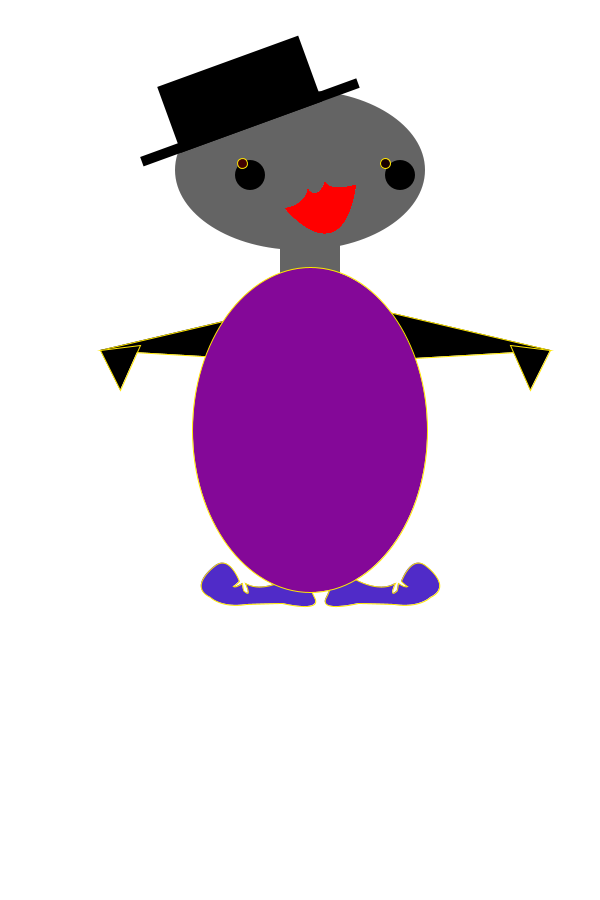
Frame 1 (no input)
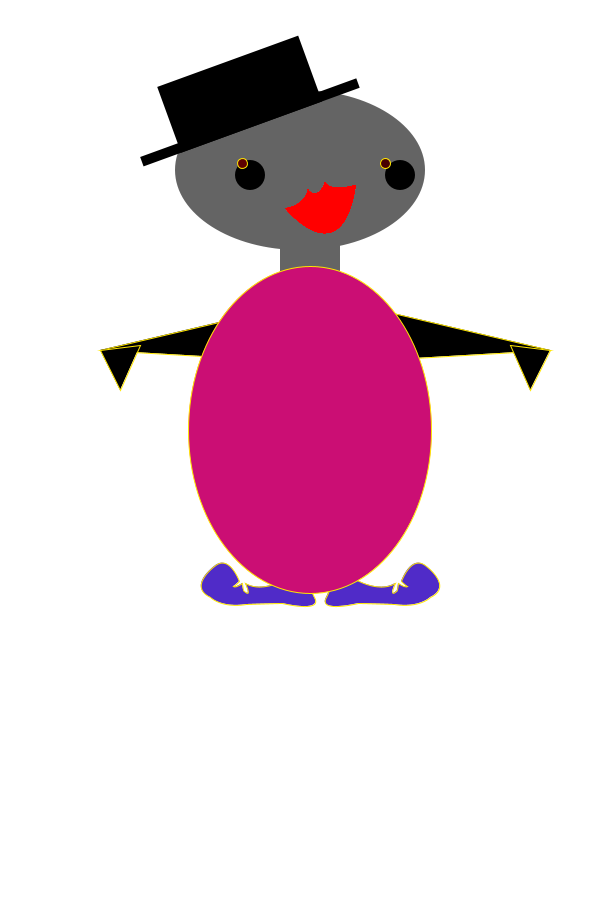
Frame 60 (the mouse pressed at the canvas centre just before this capture)
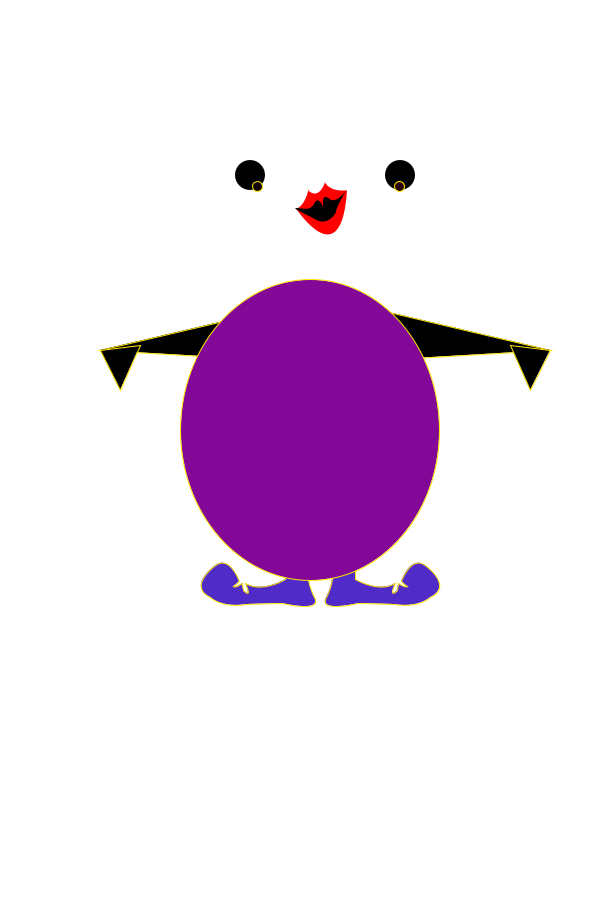
Frame 120 (the mouse held since frame 60 and released just before this capture)

The Processing sketch that drew these frames (run headless with seeded random() and noise(); from frame 60 on, the mouse is pressed at the canvas centre):

// Processing sketch: processing_10214
// ── processing_10214.pde



color [] bunt; 

void setup ()
{
  size ( 600, 900);
  background(255);
  smooth();
  frameRate (50);
  bunt = new color []{
  color (255, 0, 0), 
  color(#CB0E74),
  color (#840898) 
  
}; 

}

////////////////////////////////////////////////////////////

void draw ()
{ background(255);  
 translate (width/2,height/2);


  
pushMatrix ();
   kopf(width/2,120);
popMatrix();  

pushMatrix (); 
   auge(width/4, height/4, 30, 30);
   auge(width/2, height/4, 30, 30);
popMatrix ();



pushMatrix ();
   arm (250,-100); 
popMatrix ();    

fuesse(-80,50);


  
    pushMatrix ();
  fill(bla(bunt)); 
  psychoBauch( 10, -20, 250+(random(-30,30)), 300+(random(-10, 30)));  
  popMatrix ();
}


////////////////////////////////////////////////////////////////////////



void kopf(float x, float y)
  {
    
    //KOPF
    shapeMode(CENTER);
    noStroke();
    fill(100);
    ellipse(x-300,y-400,250,160);
    rect(-20,-210,60,50);
    

    //HUT
    fill(0);
    rotate(radians(-20));
    rect(x-350, y-450, 230,10);  // SCGHIRM
    rect(x-310, y-510, 150,70);  // DECKEL

    mund(40,-250);
    

    
  }

///////////////////////////////////////////////////////////////////

void auge (int x1, int y1, int x2, int y2)

{
  noStroke();
  fill(0);
  ellipse( x1-200, y1-500, x2, y2);
  fill(random (100), 0, 0 );
  stroke(255, 230, 0);
  
  // version 1
  //ellipse(pos1 + map(mouseX,0,width, -rad1/3, rad1/3), pos2 + map(mouseY,0,height, -rad2/3, rad2/3), rad1/3, rad2/3);

  // version 2
  float a = atan2( mouseY-y1, mouseX-x1 );
  float d = dist( mouseX, mouseY, x1, y1 );
  pushMatrix();
    translate( x1-200, y1-500);
    rotate(a);
    translate( d / 20, 0 );
    ellipse( 0,0, x2/3, y2/3 );
  popMatrix();
}


////////////////////////////////////////////////////////////

void psychoBauch(float x1, float y1, float i, float k)
{
  
 
ellipse(x1, y1, i, k);  
}


color bla (color [] frb)
{
  
int f = int (random(0, frb.length)); 
return frb [f]; 


}



////////////////////////////////////////////////////////////

void mund(int x,int y){
  for(int i =0; i < 100; i++) {
    strokeWeight(1);
    smooth();
    fill(255,0,0);   
         
      pushMatrix();
      beginShape();
        translate(x,y);
        vertex( 57.0 , 8.0 );
        bezierVertex( 57.0 , 8.0 , 49.0 , 22.0 , 29.0 , 18.0 );
        bezierVertex( 29.0 , 18.0 , 58.0 , 102.0 , 103.0 , 20.0 );
        bezierVertex( 103.0 , 20.0 , 77.0 , 19.0 , 75.0 , 7.0 );
        bezierVertex( 75.0 , 7.0 , 63.0 , 23.0 , 56.0 , 8.0 );
      endShape();
          
      beginShape();
        noFill();
        vertex( 19.0 , 31.0 );
        vertex( 29.0 , 18.0 );
        bezierVertex( 30.0 , 15.0 , 55.0 , 57.0 , 103.0 , 18.0 );
        vertex( 110.0 , 31.0 );
      endShape();
    popMatrix();
    
if (mousePressed == true) {
      
    background(255);
    fill(255,0,0);
     
     pushMatrix();
      beginShape();
        translate(x,y);
        vertex( 57.0 , 8.0 );
        bezierVertex( 57.0 , 8.0 , 49.0 , 22.0 , 39.0 , 22.0 );
        bezierVertex( 39.0 , 22.0 , 58.0 , 102.0 , 93.0 , 22.0 );
        bezierVertex( 93.0 , 22.0 , 77.0 , 19.0 , 75.0 , 7.0 );
        bezierVertex( 75.0 , 7.0 , 63.0 , 23.0 , 56.0 , 8.0 );
      endShape();
          
      beginShape();
        noFill();
        vertex( 35.0 , 31.0 );
        vertex( 39.0 , 22.0 );
        bezierVertex( 30.0 , 15.0 , 55.0 , 57.0 , 93.0 , 22.0 );
        vertex( 96.0 , 31.0 );
      endShape();
     
      beginShape();
       fill(0);
       vertex( 38.0 , 21.0 );
       bezierVertex( 47.0 , 24.0 , 50.0 , 29.0 , 57.0 , 24.0 );
       bezierVertex( 57.0 , 24.0 , 64.0 , 15.0 , 65.0 , 30.0 );
       bezierVertex( 65.0 , 30.0 , 68.0 , 13.0 , 74.0 , 25.0 );
       bezierVertex( 74.0 , 25.0 , 78.0 , 31.0 , 92.0 , 22.0 );
       bezierVertex( 92.0 , 22.0 , 77.0 , 34.0 , 75.0 , 39.0 );
       bezierVertex( 75.0 , 39.0 , 62.0 , 51.0 , 52.0 , 37.0 );
       vertex( 39.0 , 23.0 );
      endShape();

   popMatrix();
  } 

    
  }
}


////////////////////////////////////////////////////////////


void arm ( float x, float y)
    {  
    pushMatrix();
    translate(x,y);
    scale (-1,1);
    fill (0);  
    triangle (0,0,170,10,170,-40);
    triangle (0,0,20,40,40,-5);
    popMatrix();
    
    pushMatrix();
    translate(x-450,y);
    
    fill (0);  
    triangle (0,0,170,10,170,-40);
    triangle (0,0,20,40,40,-5);
    popMatrix();
    
    }
    
////////////////////////////////////////////////////////////  



 void fuesse (int x, int y){
pushMatrix();
 translate(x,y);
 smooth();
 pushStyle();
 colorMode(HSB);
 fill(180,200,200);
   
  beginShape();
    vertex( 65.0 , 67.0 );
    vertex( 65.0 , 79.0 );
    bezierVertex( 65.0 , 79.0 , 42.0 , 93.0 , 25.0 , 83.0 );
    bezierVertex( 25.0 , 83.0 , 32.0 , 98.0 , 24.0 , 91.0 );
    bezierVertex( 24.0 , 91.0 , 23.0 , 92.0 , 22.0 , 83.0 );
    bezierVertex( 22.0 , 83.0 , 15.0 , 88.0 , 13.0 , 86.0 );
    bezierVertex( 13.0 , 86.0 , 14.0 , 86.0 , 19.0 , 81.0 );
    bezierVertex( 19.0 , 81.0 , 9.0 , 53.0 , -6.0 , 66.0 );
    bezierVertex( -6.0 , 66.0 , -33.0 , 86.0 , -10.0 , 97.0 );
    bezierVertex( -10.0 , 97.0 , 1.0 , 108.0 , 26.0 , 104.0 );
    bezierVertex( 26.0 , 104.0 , 57.0 , 103.0 , 62.0 , 103.0 );
    bezierVertex( 62.0 , 103.0 , 103.0 , 113.0 , 94.0 , 97.0 );
    bezierVertex( 94.0 , 97.0 , 81.0 , 72.0 , 93.0 , 65.0 );
    bezierVertex( 93.0 , 65.0 , 79.0 , 75.0 , 64.0 , 67.0 );
  endShape();
 
  pushMatrix();
    translate( 200, 0 );
    scale( -1, 1 );
      beginShape();
        vertex( 65.0 , 67.0 );
        vertex( 65.0 , 79.0 );
        bezierVertex( 65.0 , 79.0 , 42.0 , 93.0 , 25.0 , 83.0 );
        bezierVertex( 25.0 , 83.0 , 32.0 , 98.0 , 24.0 , 91.0 );
        bezierVertex( 24.0 , 91.0 , 23.0 , 92.0 , 22.0 , 83.0 );
        bezierVertex( 22.0 , 83.0 , 15.0 , 88.0 , 13.0 , 86.0 );
        bezierVertex( 13.0 , 86.0 , 14.0 , 86.0 , 19.0 , 81.0 );
        bezierVertex( 19.0 , 81.0 , 9.0 , 53.0 , -6.0 , 66.0 );
        bezierVertex( -6.0 , 66.0 , -33.0 , 86.0 , -10.0 , 97.0 );
        bezierVertex( -10.0 , 97.0 , 1.0 , 108.0 , 26.0 , 104.0 );
        bezierVertex( 26.0 , 104.0 , 57.0 , 103.0 , 62.0 , 103.0 );
        bezierVertex( 62.0 , 103.0 , 103.0 , 113.0 , 94.0 , 97.0 );
        bezierVertex( 94.0 , 97.0 , 81.0 , 72.0 , 93.0 , 65.0 );
        bezierVertex( 93.0 , 65.0 , 79.0 , 75.0 , 64.0 , 67.0 );
      endShape();
  popMatrix();
 
if (mouseButton == RIGHT){
 
  pushStyle();
       fill(0);
       ellipse(-1,61,2,2);
        ellipse(-5,62,2,2);
  popStyle();
 
pushMatrix();
    fill(220,220,220);
  
       beginShape();
        vertex( 0.0 , 71.0 );
        bezierVertex( 0.0 , 71.0 , -8.0 , 68.0 , -8.0 , 73.0 );
        bezierVertex( -8.0 , 73.0 , -6.0 , 76.0 , -4.0 , 75.0 );
        bezierVertex( -4.0 , 75.0 , 2.0 , 75.0 , -2.0 , 78.0 );
        bezierVertex( -2.0 , 78.0 , 2.0 , 78.0 , 2.0 , 75.0 );
        bezierVertex( 2.0 , 75.0 , 8.0 , 71.0 , 8.0 , 74.0 );
        bezierVertex( 8.0 , 74.0 , 7.0 , 69.0 , 5.0 , 69.0 );
        bezierVertex( 5.0 , 69.0 , 0.0 , 65.0 , 3.0 , 61.0 );
        vertex( 2.0 , 57.0 );
        bezierVertex( 2.0 , 57.0 , 4.0 , 63.0 , 1.0 , 64.0 );
        bezierVertex( 1.0 , 64.0 , -7.0 , 65.0 , -7.0 , 64.0 );
        bezierVertex( -7.0 , 64.0 , -9.0 , 60.0 , -7.0 , 59.0 );
        bezierVertex( -7.0 , 59.0 , 0.0 , 58.0 , 1.0 , 57.0 );
        bezierVertex( 1.0 , 57.0 , -9.0 , 52.0 , -13.0 , 57.0 );
        bezierVertex( -13.0 , 57.0 , -9.0 , 68.0 , -6.0 , 68.0 );
        bezierVertex( -6.0 , 68.0 , -2.0 , 72.0 , -3.0 , 72.0 );
       endShape();
popMatrix();
}
popStyle();
popMatrix();
}
